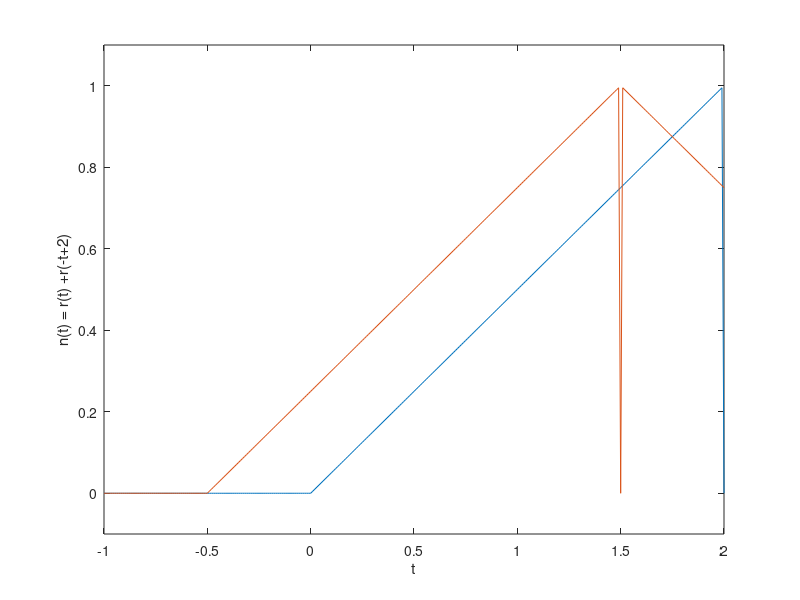

This chart was generated by the following MATLAB code:
%b1
%p = @(t) 1.0.*((t>=0)&(t<1)); %unit step function
%t = (-1:0.01:2); plot(t,p(t));
%xlabel('t'); ylabel('p(t) = u(t)-u(t-1)');
%axis([-1 2 -.1 1.1]); %xaxis:-1,2 yaxis:-.1,1.1

%b2
% p = @(t) 1.0.*((t>=0)&(t<1));
% r = @(t) p(t).*t
% n = @(t) r(t) + r(-t+2)
% t = (-1:0.01:2); plot(t,n(t));
% xlabel('t'); ylabel('n(t) = r(t) +r(-t+2)');
% axis([-1 2 -.1 1.1]); %xaxis:-1,2 yaxis:-.1,1.1

%b3
p = @(t) 1.0.*((t>=0)&(t<1));
r = @(t) p(t).*t
n = @(t) r(t) + r(-t+2)
n1 = @(t) n(t/2)
t = (-1:0.01:2); plot(t,n1(t));
xlabel('t'); ylabel('n(t) = r(t) +r(-t+2)');
axis([-1 2 -.1 1.1]); %xaxis:-1,2 yaxis:-.1,1.1

hold on

n2 = @(t) n1(t+(1/2))
plot(t,n2(t));

hold off

%B4

% p = @(t) 1.0.*((t>=0)&(t<1));
% r = @(t) p(t).*t
% n = @(t) r(t) + r(-t+2)
% n3 = @(t) n(t+(1/4))
% t = (-1:0.01:4); plot(t,n3(t));
% title('B4 Plots')
% 
% hold on
% 
% n4 = @(t) n3(t/2);
% plot(t,n4(t))
% 
% hold off
